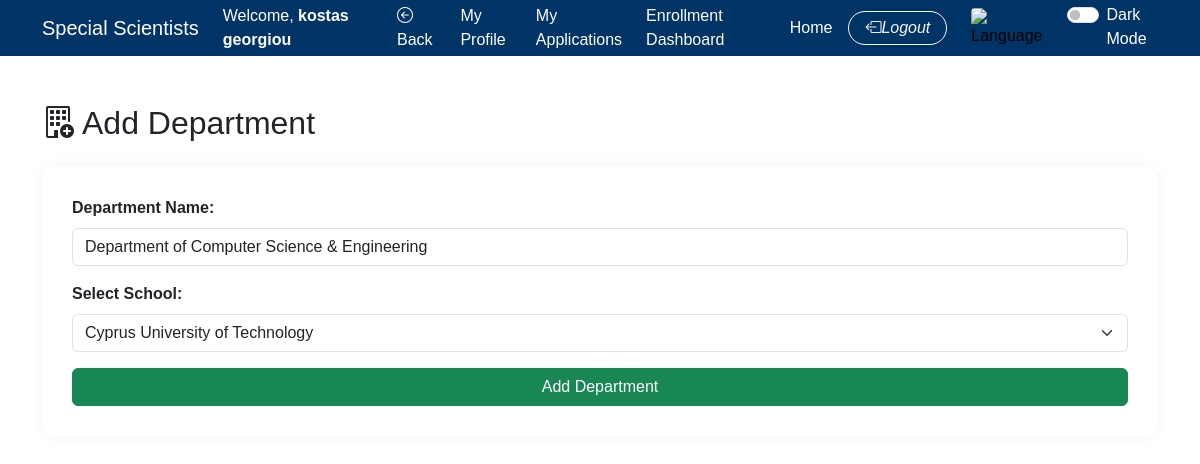
Page /special_scientists/edit_department.php?id=5 (signed in) on the committed database.
### tables this page shows
CREATE TABLE `system_config` (
  `id` int NOT NULL,
  `config_key` varchar(100) NOT NULL,
  `config_value` text NOT NULL
);

CREATE TABLE `departments` (
  `id` int NOT NULL,
  `school_id` int DEFAULT NULL,
  `name` varchar(255) NOT NULL
);

CREATE TABLE `schools` (
  `id` int NOT NULL,
  `name` varchar(255) NOT NULL
);

### special_scientists/get_config.php (called while the page is built, shortened)
<?php
require_once "database.php";
function getSystemConfig($key) {
    global $conn;
    $stmt = $conn->prepare("SELECT config_value FROM system_config WHERE config_key = ?");
    $stmt->bind_param("s", $key);
    $stmt->execute();
    $stmt->bind_result($value);
    return $value;
}

### special_scientists/edit_department.php (the view, shortened to what this page needs)
<?php
include 'database.php';
require_once "get_config.php";
$system_title = getSystemConfig("site_title");
$logo_path = getSystemConfig("logo_path");
$id = intval($_GET["id"]);
$schools = mysqli_query($conn, "SELECT id, name FROM schools ORDER BY name ASC");
$stmt = $conn->prepare("SELECT name, school_id FROM departments WHERE id = ?");
$stmt->bind_param("i", $id);
$stmt->execute();
$stmt->bind_result($name, $school_id);
$showBack = true;
$backLink = "manage_departments.php";
?>
<!DOCTYPE html>
<html lang="en">
<head>
  <link href="https://cdn.jsdelivr.net/npm/bootstrap@5.3.0/dist/css/bootstrap.min.css" rel="stylesheet">
  <link rel="stylesheet" href="indexstyle.css">
  <link rel="stylesheet" href="darkmode.css">
  <link rel="stylesheet" href="https://cdn.jsdelivr.net/npm/bootstrap-icons/font/bootstrap-icons.css">
</head>
<body>
<?php include "navbar.php"; ?>
<div class="container py-5">
  <h2 class="mb-4"><i class="bi bi-building-add me-2"></i>Add Department</h2>
  <div class="my-apps-card">
    <form method="post">
      <div class="mb-3">
        <label class="form-label"><strong>Department Name:</strong></label>
        <input type="text" name="name" class="form-control" value="<?= htmlspecialchars($name) ?>" required>
      </div>
      <div class="mb-3">
        <label class="form-label"><strong>Select School:</strong></label>
        <select name="school_id" class="form-select" required>
          <?php while ($school = mysqli_fetch_assoc($schools)): ?>
            <option value="<?= $school['id'] ?>" <?= $school['id'] == $school_id ? 'selected' : '' ?>>
  <?= htmlspecialchars($school['name']) ?>
</option>
          <?php endwhile; ?>
        </select>
      </div>
      <button type="submit" class="btn btn-success w-100">Add Department</button>
    </form>
  </div>
</div>
</body>
</html>

### special_scientists/navbar.php (shortened to what this page needs)
<?php
require_once "get_config.php";
$system_title = getSystemConfig("site_title");
$fullName = $_SESSION["user"]["full_name"] ?? "Guest";
$role = $_SESSION["user"]["role"] ?? "Null";
?>
<nav class="navbar navbar-expand-lg navbar-dark">
  <div class="container">
    <a class="navbar-brand d-flex align-items-center" href="https://www.cut.ac.cy" target="_blank">
      <?= htmlspecialchars($system_title) ?>
    </a>
    <div class="d-none d-lg-flex justify-content-end" id="navbarContent">
      <ul class="navbar-nav align-items-center gap-2">
        <?php if ($role === "Null"): ?>
          <li class="nav-item"><a class="nav-link text-white" href="login.php">Login</a></li>
          <li class="nav-item"><a class="nav-link text-white" href="registration.php">Register</a></li>
        <?php else: ?>
            <li class="nav-item"><span class="nav-link text-white">Welcome, <strong><?= htmlspecialchars($fullName); ?></strong></span></li>
            <?php if (!empty($showBack)): ?>
                <li class="nav-item">
                    <a class="nav-link text-white" href="<?= htmlspecialchars($backLink ?? 'index.php') ?>">
                        <i class="bi bi-arrow-left-circle me-1"></i>Back
                    </a>
                </li>
            <?php endif; ?>
          <li class="nav-item"><a class="nav-link text-white" href="my_profile.php">My Profile</a></li>
          <?php if ($role === 'user' || $role === 'scientist'): ?>
            <li class="nav-item"><a class="nav-link text-white" href="my_applications.php">My Applications</a></li>
          <?php endif; ?>
          <?php if (in_array($role, ['admin', 'owner', 'hr', 'scientist'])): ?>
            <li class="nav-item"><a class="nav-link text-white" href="enrollment_dashboard.php">Enrollment Dashboard</a></li>
          <?php endif; ?>
          <li class="nav-item"><a class="nav-link text-white" href="index.php">Home</a></li>
          <li class="nav-item">
            <button class="btn btn-outline-light d-flex align-items-center gap-1 px-3 py-1 rounded-pill"
                    data-bs-toggle="modal" data-bs-target="#logoutModal" style="font-size: 0.9rem;">
              <i class="bi bi-box-arrow-left" style="font-size: 1rem;">Logout</i>
            </button>
          </li>
        <?php endif; ?>
        <li class="nav-item ms-lg-3 mt-2 mt-lg-0">
  <form method="post" action="switch_lang.php">
    <button type="submit" style="background: none; border: none; padding: 0;" title="Switch Language">
      <img src="assets/flags/<?= $_SESSION['lang'] === 'en' ? 'gr' : 'en' ?>.png" alt="Language" style="width: 28px; height: 20px; border-radius: 4px;">
    </button>
  </form>
</li>
        <li class="nav-item ms-lg-3 mt-2 mt-lg-0">
          <div class="form-check form-switch text-white">
            <input class="form-check-input" type="checkbox" id="darkModeToggle">
            <label class="form-check-label" for="darkModeToggle">Dark Mode</label>
          </div>
        </li>
      </ul>
    </div>
  </div>
</nav>

### special_scientists/indexstyle.css (style rules this page uses)
body, html { margin: 0; padding: 0; font-family: Arial, sans-serif; }
.navbar { background-color: #003366; position: sticky; top: 0; z-index: 1000; width: 100%; max-height: 56px; }
.my-apps-card { border-radius: 15px; box-shadow: 0 0 15px rgba(0,0,0,0.05); background-color: rgba(255, 255, 255, 0.95); padding: 30px; }
[data-bs-target="#logoutModal"] { white-space: nowrap; }

### special_scientists/navbar.php (style rules this page uses)
button img { cursor: pointer; }

### rows in the picture
system_config: config_value "Special Scientists"
departments: name "Department of Computer Science & Engineering", school_id "Cyprus University of Technology"

### other values in the picture
$fullName "kostas georgiou"
